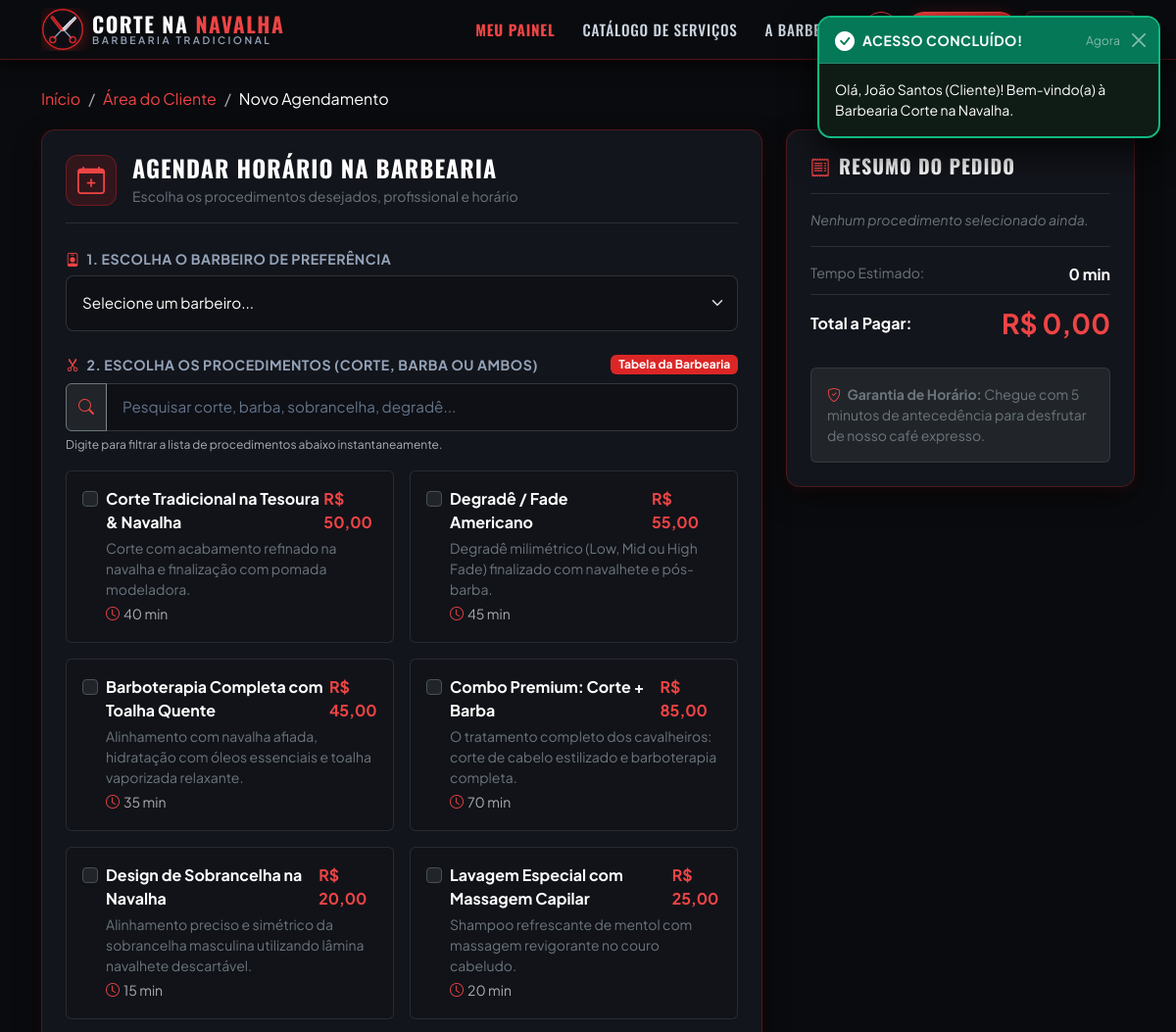
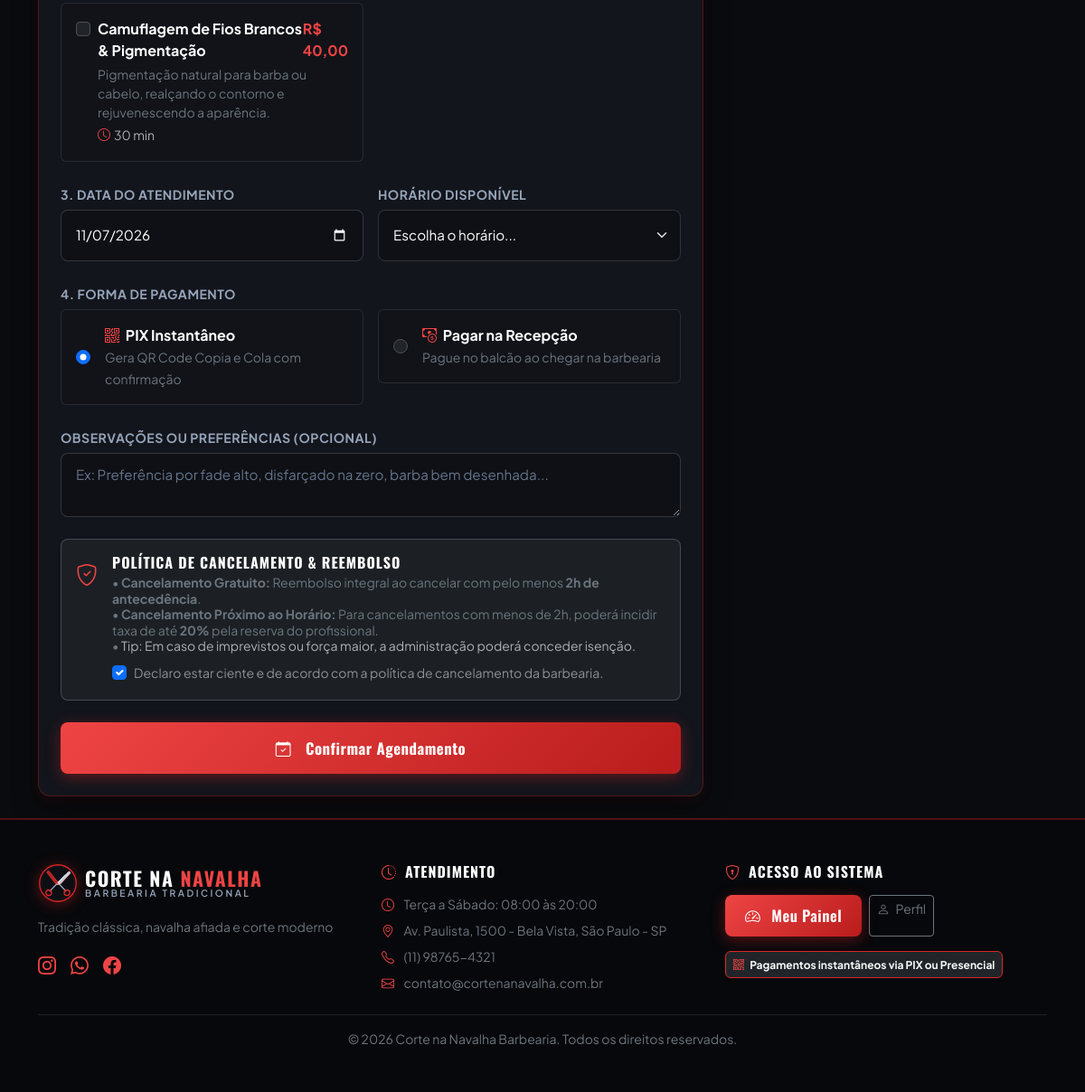
The app's page /cliente/agendar.php (signed in) with its own data (2 pictures, top to bottom).
### tables this page shows
CREATE TABLE IF NOT EXISTS `servicos` (
    `id` INT AUTO_INCREMENT PRIMARY KEY,
    `nome` VARCHAR(100) NOT NULL,
    `descricao` TEXT,
    `preco` DECIMAL(10,2) NOT NULL,
    `tempo_minutos` INT NOT NULL DEFAULT 30,
    `icone` VARCHAR(50) DEFAULT 'bi-scissors',
    `imagem` VARCHAR(255) DEFAULT 'assets/img/servico-corte.jpg',
    `categoria` ENUM('cabelo', 'barba', 'combo', 'especial') NOT NULL DEFAULT 'cabelo',
    `destaque` TINYINT(1) DEFAULT 0,
    `ativo` TINYINT(1) DEFAULT 1,
    `criado_em` TIMESTAMP DEFAULT CURRENT_TIMESTAMP
);

CREATE TABLE IF NOT EXISTS `configuracao_empresa` (
    `id` INT AUTO_INCREMENT PRIMARY KEY,
    `nome_barbearia` VARCHAR(150) NOT NULL DEFAULT 'Corte na Navalha Barbearia',
    `slogan` VARCHAR(255) DEFAULT 'Tradição, estilo e precisão em cada detalhe',
    `cnpj` VARCHAR(20) DEFAULT '12.345.678/0001-90',
    `telefone` VARCHAR(20) DEFAULT '(11) 98765-4321',
    `email` VARCHAR(100) DEFAULT 'contato@cortenanavalha.com.br',
    `endereco` VARCHAR(255) DEFAULT 'Rua dos Barbeiros, 777 - Centro, São Paulo - SP',
    `horario_abertura` TIME DEFAULT '08:00:00',
    `horario_fechamento` TIME DEFAULT '20:00:00',
    `chave_pix_principal` VARCHAR(100) DEFAULT 'pix@cortenanavalha.com.br',
    `tipo_chave_pix` VARCHAR(30) DEFAULT 'E-mail',
    `cor_tema` VARCHAR(30) DEFAULT 'crimson',
    `atualizado_em` TIMESTAMP DEFAULT CURRENT_TIMESTAMP ON UPDATE CURRENT_TIMESTAMP
);

### cliente/agendar.php (the view, shortened to what the rows shown need)
<?php
require_once __DIR__ . '/../config/db.php';
$pdo = getDBConnection();
$empresa = getEmpresaConfig();
$stmtServicos = $pdo->query("SELECT * FROM servicos WHERE ativo = 1 ORDER BY categoria ASC, preco ASC");
$servicos = $stmtServicos->fetchAll();
$servicoPreSelecionado = (int)($_GET['servico_id'] ?? 0);
require_once __DIR__ . '/../includes/header.php';
?>
<div class="container py-4">
    <div class="row g-4">
        <div class="col-lg-8">
            <div class="barber-card p-4">
                <form action="<?= BASE_URL ?>/actions/agendamento_salvar.php" method="POST" id="formAgendamento">
                    <div class="mb-4">
                        <div class="row g-3" id="containerListaProcedimentos">
                            <?php foreach ($servicos as $srv): ?>
                                <?php
                                    $isCheck = ($srv['id'] === $servicoPreSelecionado);
                                ?>
                                <div class="col-md-6 item-servico-col">
                                    <div class="p-3 rounded border border-secondary border-opacity-25 h-100 card-servico-item" style="background: #111319; cursor: pointer;" onclick="toggleServico('global_<?= $srv['id'] ?>')">
                                        <div class="form-check d-flex align-items-start gap-2">
                                            <input class="form-check-input mt-1 check-servico" type="checkbox" name="servicos[]" value="global_<?= $srv['id'] ?>" id="srv_global_<?= $srv['id'] ?>" data-preco="<?= $srv['preco'] ?>" data-tempo="<?= $srv['tempo_minutos'] ?>" data-nome="<?= htmlspecialchars($srv['nome']) ?>" <?= $isCheck ? 'checked' : '' ?> onclick="event.stopPropagation(); atualizarResumo();">
                                            <label class="form-check-label w-100" for="srv_global_<?= $srv['id'] ?>" style="cursor: pointer;">
                                                <div class="d-flex justify-content-between align-items-center">
                                                    <strong class="text-white item-servico-nome"><?= htmlspecialchars($srv['nome']) ?></strong>
                                                    <span class="text-danger fw-bold">R$ <?= number_format($srv['preco'], 2, ',', '.') ?></span>
                                                </div>
                                                <small class="text-secondary d-block mt-1 item-servico-desc"><?= htmlspecialchars($srv['descricao']) ?></small>
                                                <small class="text-muted d-block mt-1"><i class="bi bi-clock me-1 text-danger"></i><?= $srv['tempo_minutos'] ?> min</small>
                                            </label>
                                        </div>
                                    </div>
                                </div>
                            <?php endforeach; ?>
                        </div>
                    </div>
                    <?php
                        $horasMinimas = (float)($empresa['horas_minimas_cancelamento'] ?? 2);
                        $taxaCancelamento = (float)($empresa['taxa_cancelamento_percentual'] ?? 20);
                    ?>
                    <div class="card bg-dark bg-opacity-75 border border-secondary border-opacity-50 p-3 mb-4 rounded-3 shadow-sm">
                        <div class="d-flex align-items-start gap-3">
                            <div>
                                <h6 class="text-white fw-bold mb-1">Política de Cancelamento & Reembolso</h6>
                                <p class="text-secondary small mb-2 lh-sm">
                                    • <strong>Cancelamento Gratuito:</strong> Reembolso integral ao cancelar com pelo menos <strong><?= $horasMinimas ?>h de antecedência</strong>.<br>
                                    • <strong>Cancelamento Próximo ao Horário:</strong> Para cancelamentos com menos de <?= $horasMinimas ?>h, poderá incidir taxa de até <strong><?= $taxaCancelamento ?>%</strong> pela reserva do profissional.<br>
                                    • <span class="text-muted">Tip: Em caso de imprevistos ou força maior, a administração poderá conceder isenção.</span>
                                </p>
                                <div class="form-check">
                                    <input class="form-check-input" type="checkbox" id="concordo_cdc" required checked>
                                    <label class="form-check-label small text-white-50" for="concordo_cdc">
                                    </label>
                                </div>
                            </div>
                        </div>
                    </div>
                </form>
            </div>
        </div>
    </div>
</div>
<?php require_once __DIR__ . '/../includes/footer.php'; ?>

### includes/footer.php (shortened to what the rows shown need)
</main>
<footer class="mt-auto py-5" style="background: #07080b; border-top: 2px solid rgba(var(--theme-rgb, 220, 38, 38), 0.35);">
    <div class="container">
        <div class="row g-4 mb-4">
            <div class="col-lg-4 col-md-6">
                <div class="mb-3">
                    <?php
                        require __DIR__ . '/logo.php';
                    ?>
                </div>
                <p class="text-secondary small">
                    <?= htmlspecialchars($empresa['slogan'] ?? 'Tradição clássica, navalha afiada e corte moderno.') ?>
                </p>
                <div class="d-flex gap-3 mt-3">
                    <a href="#" class="text-danger fs-5" aria-label="Instagram"><i class="bi bi-instagram"></i></a>
                    <a href="#" class="text-danger fs-5" aria-label="WhatsApp"><i class="bi bi-whatsapp"></i></a>
                    <a href="#" class="text-danger fs-5" aria-label="Facebook"><i class="bi bi-facebook"></i></a>
                </div>
            </div>
            <div class="col-lg-4 col-md-6">
                <ul class="list-unstyled text-secondary small mb-0">
                    <li class="mb-2"><i class="bi bi-clock me-2 text-danger"></i> Terça a Sábado: 08:00 às 20:00</li>
                    <li class="mb-2"><i class="bi bi-geo-alt me-2 text-danger"></i> <?= htmlspecialchars($empresa['endereco'] ?? 'São Paulo - SP') ?></li>
                    <li class="mb-2"><i class="bi bi-telephone me-2 text-danger"></i> <?= htmlspecialchars($empresa['telefone'] ?? '(11) 98765-4321') ?></li>
                    <li><i class="bi bi-envelope me-2 text-danger"></i> <?= htmlspecialchars($empresa['email'] ?? 'contato@cortenanavalha.com.br') ?></li>
                </ul>
            </div>
        </div>
        <div class="border-top border-secondary border-opacity-25 pt-3 text-center text-secondary small">
            <p class="mb-0">&copy; <?= date('Y') ?> <?= htmlspecialchars($empresa['nome_barbearia'] ?? 'Corte na Navalha Barbearia') ?>. Todos os direitos reservados.</p>
        </div>
    </div>
</footer>
</body>
</html>

### records on screen
servicos: nome "Corte Tradicional na Tesoura & Navalha", preco "50,00", descricao "Corte com acabamento refinado na navalha e finalização com pomada modeladora.", tempo_minutos "40"
servicos: nome "Degradê / Fade Americano", preco "55,00", descricao "Degradê milimétrico (Low, Mid ou High Fade) finalizado com navalhete e pós-barba.", tempo_minutos "45"
servicos: nome "Barboterapia Completa com Toalha Quente", preco "45,00", descricao "Alinhamento com navalha afiada, hidratação com óleos essenciais e toalha vaporizada relaxante.", tempo_minutos "35"
servicos: nome "Combo Premium: Corte + Barba", preco "85,00", descricao "O tratamento completo dos cavalheiros: corte de cabelo estilizado e barboterapia completa.", tempo_minutos "70"
servicos: nome "Design de Sobrancelha na Navalha", preco "20,00", descricao "Alinhamento preciso e simétrico da sobrancelha masculina utilizando lâmina navalhete descartável.", tempo_minutos "15"
servicos: nome "Lavagem Especial com Massagem Capilar", preco "25,00", descricao "Shampoo refrescante de mentol com massagem revigorante no couro cabeludo.", tempo_minutos "20"
servicos: nome "Camuflagem de Fios Brancos & Pigmentação", preco "40,00", descricao "Pigmentação natural para barba ou cabelo, realçando o contorno e rejuvenescendo a aparência.", tempo_minutos "30"
configuracao_empresa: horas_minimas_cancelamento "2", taxa_cancelamento_percentual "20", slogan "Tradição clássica, navalha afiada e corte moderno", endereco "Av. Paulista, 1500 - Bela Vista, São Paulo - SP", telefone "(11) 98765-4321", email "contato@cortenanavalha.com.br", nome_barbearia "Corte na Navalha Barbearia"

### other values on screen
$toast['titulo'] "ACESSO CONCLUÍDO!"
$toast['mensagem'] "Olá, João Santos (Cliente)! Bem-vindo(a) à Barbearia Corte na Navalha."
$primeiraParteLogo "CORTE NA CORTE NA"
$ultimaPalavraLogo "NAVALHA NAVALHA"
